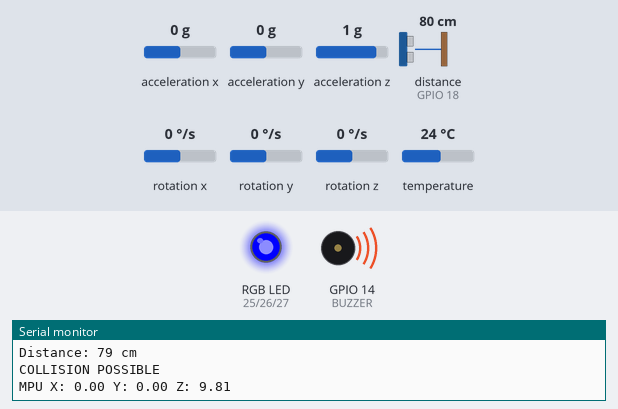
Recording of a sketch running on a simulated ESP32. Parts: an RGB LED mixed from three pins (HIGH = lit), buzzer (waves = sounding, pin HIGH), the last lines printed to the serial monitor. Wiring (inferred from the names in the program): ultrasonic range finder: trigger GPIO 5; echo GPIO 18. The test bench sets the inputs (shaded band); at power-on: distance to the obstacle (sensor on GPIO 18) 80 cm, acceleration x 0 g, acceleration y 0 g, acceleration z 1 g, rotation x 0 °/s, rotation y 0 °/s, rotation z 0 °/s, temperature 24 °C. The echo pulse lasts 58.3 µs per cm; WiFi joins after 1.5 s; servers stay silent unless stated; pins used as bus, display or sensor lines are not drawn.

Above: at 2.7 s.
2.8 s: distance to the obstacle (sensor on GPIO 18) set to 23 cm
4.3 s: distance to the obstacle (sensor on GPIO 18) set to 18 cm
At 5.6 s:
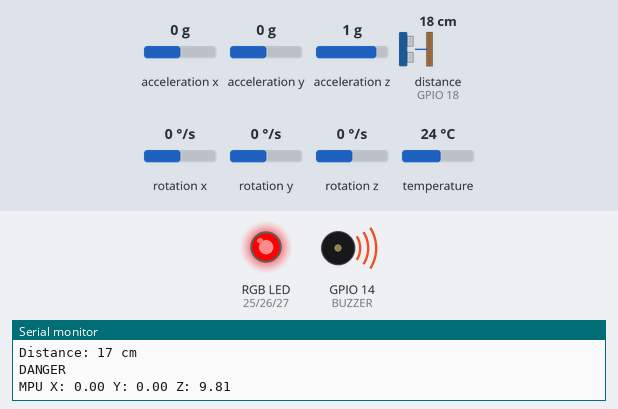
6.0 s: distance to the obstacle (sensor on GPIO 18) set to 120 cm
At 7.2 s:
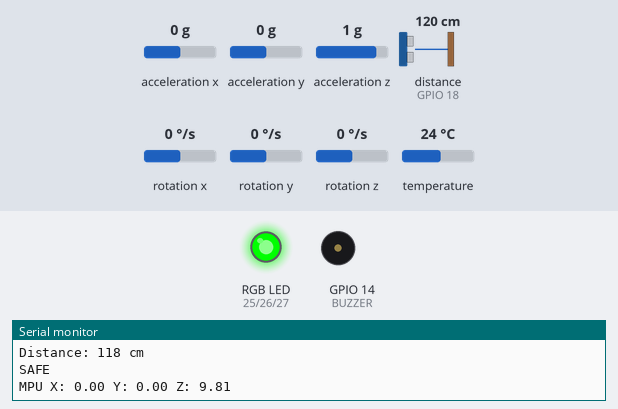
7.5 s: distance to the obstacle (sensor on GPIO 18) set to 106 cm
9.0 s: distance to the obstacle (sensor on GPIO 18) set to 97 cm
At 10.3 s:
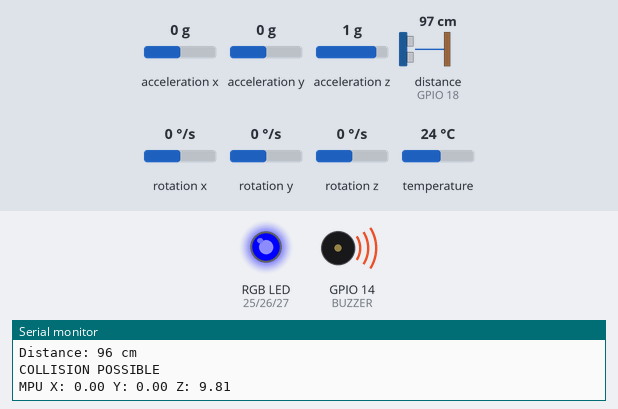
10.6 s: distance to the obstacle (sensor on GPIO 18) set to 2 cm
At 11.3 s:
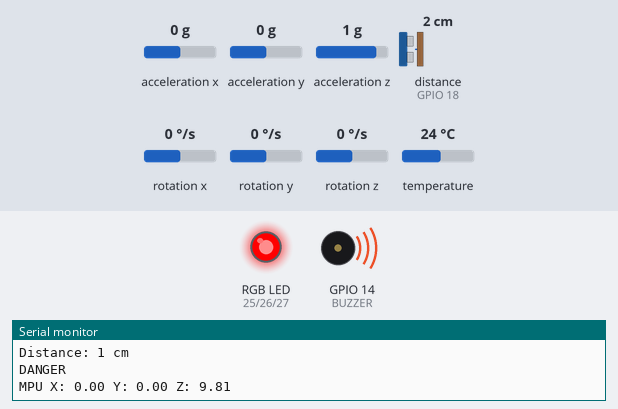
Timing chart, 0 to 13.1 s (numbered marks = the images above; inputs shaded):
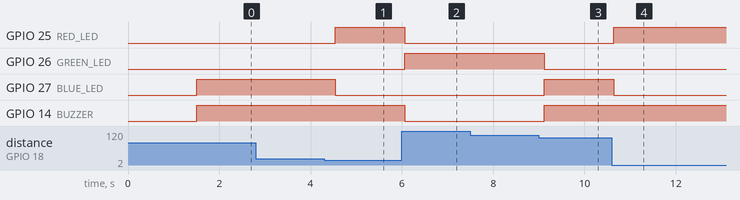

The sketch:

Accident_Detection_Alert_System.ino
```cpp
// Aim: Accident detection alert system using ESP8266 and MPU6050

#include <WiFi.h>
#include <WiFiClientSecure.h>
#include <UniversalTelegramBot.h>

#include <Wire.h>
#include <Adafruit_MPU6050.h>
#include <Adafruit_Sensor.h>


// -------- WIFI --------

const char* ssid = "..";
const char* password = "..";


// -------- TELEGRAM --------

#define BOT_TOKEN ".."
#define CHAT_ID ".."

WiFiClientSecure client;
UniversalTelegramBot bot(BOT_TOKEN, client);


// -------- HC-SR04 --------

#define TRIG_PIN 5
#define ECHO_PIN 18


// -------- RGB LED --------

#define RED_LED 25
#define GREEN_LED 26
#define BLUE_LED 27


// -------- BUZZER --------

#define BUZZER 14


// -------- MPU6050 --------

Adafruit_MPU6050 mpu;


long duration;
int distance;

bool accidentSent = false;


void connectWiFi() {

  WiFi.begin(ssid,password);

  Serial.print("Connecting WiFi");

  while(WiFi.status()!=WL_CONNECTED){

    delay(500);
    Serial.print(".");
  }

  Serial.println();
  Serial.println("WiFi Connected");

  Serial.println(WiFi.localIP());
}


void setup() {

  Serial.begin(115200);


  // WiFi
  connectWiFi();

  client.setInsecure();


  // Ultrasonic

  pinMode(TRIG_PIN,OUTPUT);
  pinMode(ECHO_PIN,INPUT);


  // RGB

  pinMode(RED_LED,OUTPUT);
  pinMode(GREEN_LED,OUTPUT);
  pinMode(BLUE_LED,OUTPUT);


  // Buzzer

  pinMode(BUZZER,OUTPUT);


  // MPU6050

  Wire.begin(21,22);


  if(!mpu.begin()){

    Serial.println("MPU6050 NOT FOUND");

    while(1);
  }


  Serial.println("System Ready");

}


void loop() {


  // ---------- Ultrasonic ----------


  digitalWrite(TRIG_PIN,LOW);
  delayMicroseconds(2);

  digitalWrite(TRIG_PIN,HIGH);
  delayMicroseconds(10);

  digitalWrite(TRIG_PIN,LOW);


  duration = pulseIn(ECHO_PIN,HIGH,30000);


  distance = duration * 0.034 / 2;


  Serial.print("Distance: ");
  Serial.print(distance);
  Serial.println(" cm");


  // Turn LEDs OFF

  digitalWrite(RED_LED,LOW);
  digitalWrite(GREEN_LED,LOW);
  digitalWrite(BLUE_LED,LOW);
  digitalWrite(BUZZER,LOW);


  if(distance > 100){

    digitalWrite(GREEN_LED,HIGH);

    Serial.println("SAFE");

  }


  else if(distance >=20 && distance<=100){

    digitalWrite(BLUE_LED,HIGH);

    digitalWrite(BUZZER,HIGH);

    Serial.println("COLLISION POSSIBLE");

  }


  else if(distance>0 && distance<20){

    digitalWrite(RED_LED,HIGH);

    digitalWrite(BUZZER,HIGH);

    Serial.println("DANGER");

  }


  // ---------- MPU6050 ----------


  sensors_event_t a,g,temp;

  mpu.getEvent(&a,&g,&temp);


  Serial.print("MPU X: ");
  Serial.print(a.acceleration.x);

  Serial.print(" Y: ");
  Serial.print(a.acceleration.y);

  Serial.print(" Z: ");
  Serial.println(a.acceleration.z);


  float movement =
  abs(a.acceleration.x) +
  abs(a.acceleration.y) +
  abs(a.acceleration.z);


  // Accident detection

  if(movement > 25 && accidentSent == false){


    Serial.println("ACCIDENT DETECTED");


    bot.sendMessage(
      CHAT_ID,
      "🚨 Accident detected! Sudden movement detected by MPU6050.",
      ""
    );


    accidentSent=true;

  }


  // Reset after stable

  if(movement < 12){

    accidentSent=false;

  }


  delay(500);

}
```

Measured:
- the behaviour switches between 21 and 20 cm on distance to the obstacle (sensor on GPIO 18) (found by bisection; images 0 and 1)
- the behaviour switches between 102 and 101 cm on distance to the obstacle (sensor on GPIO 18) (found by bisection; images 2 and 3)
- after the input at 4.3 s, GPIO 25 (RED_LED): LOW → HIGH after 0.24 s; GPIO 27 (BLUE_LED): HIGH → LOW after 0.24 s
- after the input at 6.0 s, GPIO 25 (RED_LED), GPIO 14 (BUZZER): HIGH → LOW after 0.06 s; GPIO 26 (GREEN_LED): LOW → HIGH after 0.06 s
- after the input at 9.0 s, GPIO 26 (GREEN_LED): HIGH → LOW after 0.12 s; GPIO 27 (BLUE_LED), GPIO 14 (BUZZER): LOW → HIGH after 0.12 s
- after the input at 10.6 s, GPIO 25 (RED_LED): LOW → HIGH at once; GPIO 27 (BLUE_LED): HIGH → LOW at once
